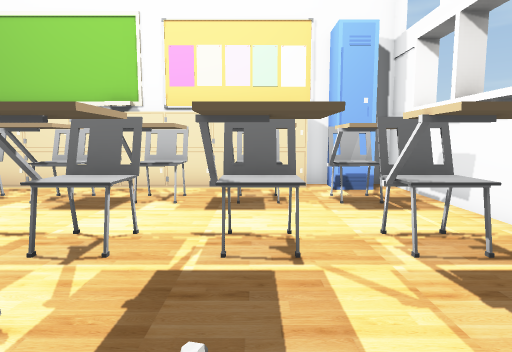
[1] (above)

12 first-person views from a walk through a Unity game level. The camera is 1.2 m above the floor, tilts 6° down and sees 75° across. The floor is counted in squares, 1 m on a side. Each view is taken from the middle of a square. On the plan, view 1 faces up. The plan holds only what a view shows up to about 14 squares ahead; the rest is blank. The player is left out. Door leaves are left out, so doorways stand open. Some surface patterns are stand-ins.

[2]
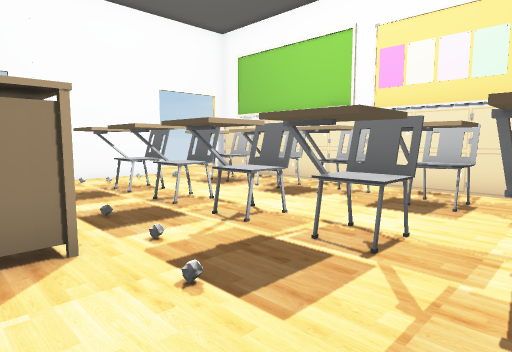

[3]
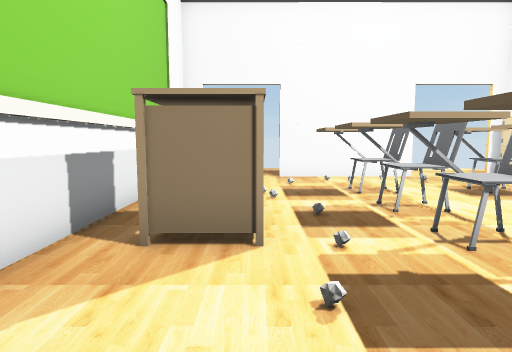

[4]
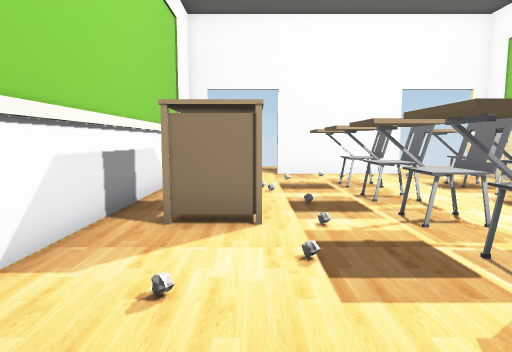

[5]
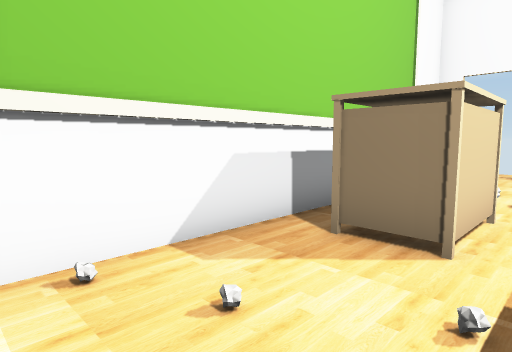

[6]
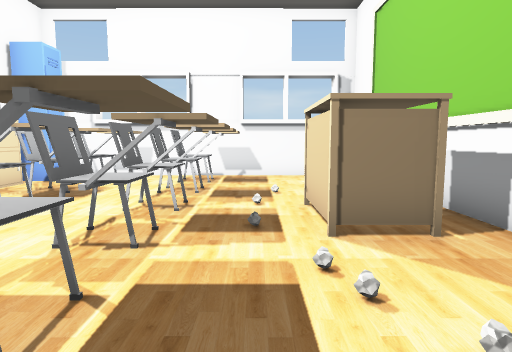

[7]
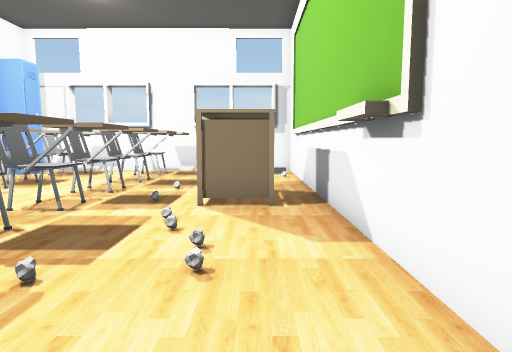

[8]
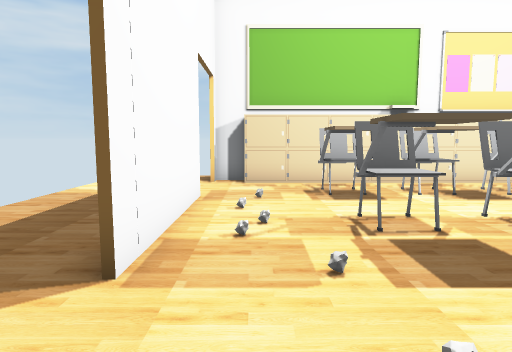

[9]
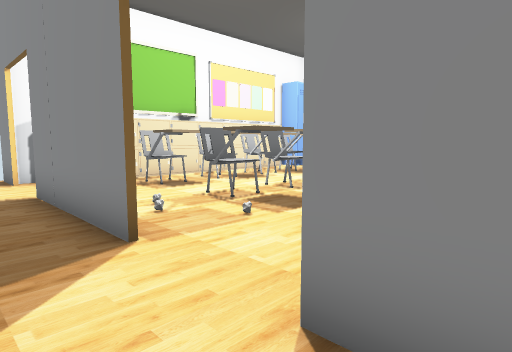

[10]
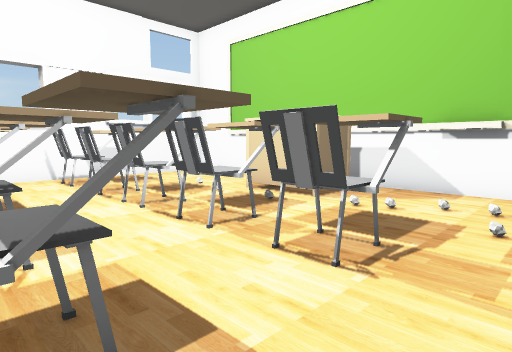

[11]
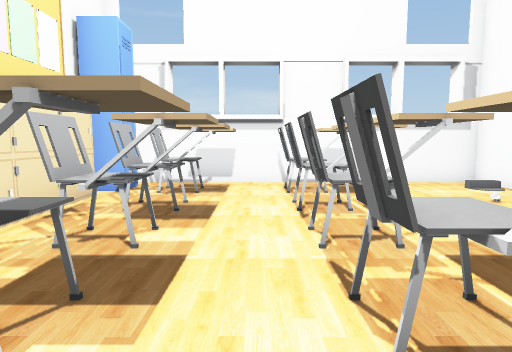

[12]
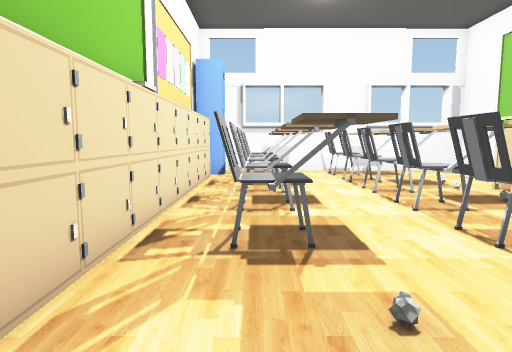

### Floor plan
Points are (right, up) in squares from view 1. A wall is a line through its corners. A room is listed if a view was taken in it or the views show most of it. See-through windows are left out.
Room 1 (views 1, 2, 3, 4, 5, 6, 8, 10, 11)
walls: (-6.8, -1.1) (-5.5, -1.1); (-9.2, 6.4) (-9.2, 1.8); (-8.2, -1.4) (3.7, -1.4) (3.7, 9.2) (3.2, 9.2); (-9.2, 9.2) (-9.2, 8.8)
ways out: open door at (-9, 0.5) to room 2; open door at (-9, 7.5) to room 2
objects: other object (-8, 9); other object (-7, 9); other object (-6, 3) to (-5, 4); other object (-6, 6) to (-5, 7); other object (-5, 9); other object (-4, 0) to (-2, 1); other object (-4, 3) to (-3, 4); other object (-4, 6) to (-3, 7); other object (-4, 9); other object (-3, 9); other object (-2, 3) to (-1, 4); other object (-2, 6) to (-1, 7); other object (-2, 9); other object (-1, 9); other object (0, 3) to (1, 4); other object (0, 6) to (1, 7); other object (1, 9); other object (2, -1); other object (2, 3) to (3, 4); other object (2, 6) to (3, 7); other object (2, 8) to (3, 9)
Room 2 (views 7, 9, 12)
walls: (-9.3, 1.8) (-9.3, 6.2); (-9.3, 8.8) (-9.3, 10.2); (-9.3, -1.9) (-9.3, -0.8)
ways out: open door at (-9, 0.5) to room 1; open door at (-9, 7.5) to room 1

Positions as (right, up) in squares from view 1, and headings:
1: (0, 0), facing up
2: (2, 0), facing up-left
3: (2, 1), facing left
4: (3, 1), facing left
5: (2, 2), facing down-left
6: (-8, 2), facing right
7: (-10, 0), facing right
8: (-8, -1), facing up
9: (-11, -2), facing up-right
10: (-8, 7), facing down-right
11: (-6, 5), facing right
12: (-10, 7), facing right
